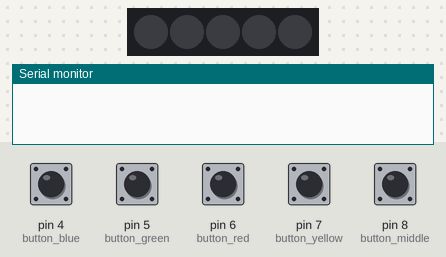
A sketch run on a simulated Arduino Uno, built with avr-gcc and run on an emulated ATmega328P. On the bench: 5 RGB LEDs in strip order, left to right, the last lines printed to the serial monitor. The test bench sets the inputs (shaded band); at power-on: pin 4 (button_blue), pin 5 (button_green), pin 6 (button_red), pin 7 (button_yellow), pin 8 (button_middle) HIGH. Dim RGB values are drawn brighter than linear.

Above: at 1.2 s.
1.3 s: pin 4 (button_blue) pulled LOW for 1 s
At 1.7 s:
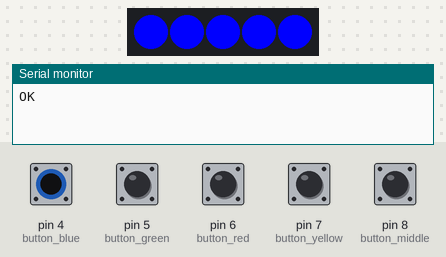
3.8 s: pin 5 (button_green) pulled LOW for 0.15 s
At 4.2 s:
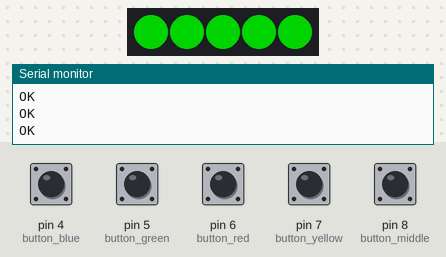
5.8 s: pin 6 (button_red) pulled LOW for 0.15 s
At 6.2 s:
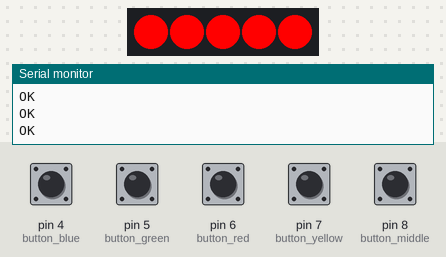
7.8 s: pin 7 (button_yellow) pulled LOW for 0.15 s
At 8.2 s:
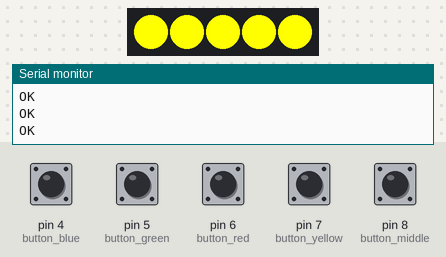
9.8 s: pin 8 (button_middle) pulled LOW for 0.15 s
At 10.2 s:
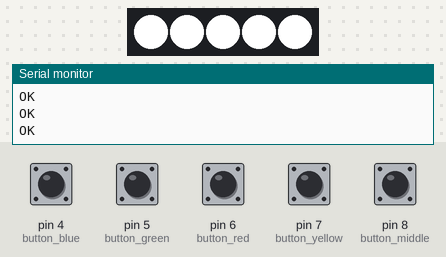
Timing chart, 0 to 12.8 s (numbered marks = the images above; inputs shaded):
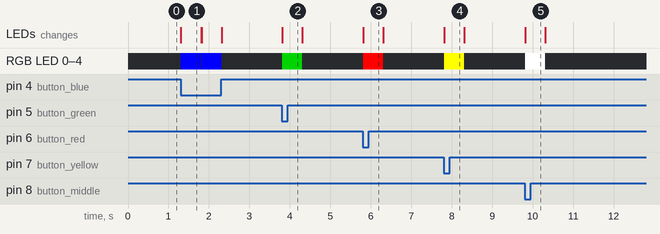

The sketch:

remote_test_post_solder.ino
```cpp
/*******************************************************************
Remote : test solder
// Changelog

********************************************************************/

#include <FastLED.h>
#define NUM_LEDS 5
#define DATA_PIN 2

// Define the array of leds
CRGB leds[NUM_LEDS];

bool play_time = false;

int button_blue = 4;
int button_green = 5;
int button_yellow = 7;
int button_red = 6;
int button_middle = 8;

unsigned long currentMillis = 0;    // stores the value of millis() in each iteration of loop()
unsigned long previousMillis = 0;
int led = 0;

void setup(void)
{
  Serial.begin(115200);

  init_led_button();
}

void loop(void){
  currentMillis = millis();
  //Serial.println(currentMillis);

  test();

  delay(10);
}

void test(void)
{
      //light_led();
      //delay(1000);
      stop_led();
      //int16_t b = 9;
      //send_value(b);
      if (!digitalRead(button_blue)) {for(int i=0;i<5;i++) leds[i] = CRGB::Blue; FastLED.show(); Serial.println("OK");delay(500);stop_led();}
      else if (!digitalRead(button_green)) {for(int i=0;i<5;i++) leds[i] = CRGB::Green; FastLED.show(); Serial.println("OK");delay(500);stop_led();}
      else if (!digitalRead(button_yellow))  {for(int i=0;i<5;i++) leds[i] = CRGB::Yellow; FastLED.show(); Serial.println("OK");delay(500);stop_led();}
      else if (!digitalRead(button_red))  {for(int i=0;i<5;i++) leds[i] = CRGB::Red; FastLED.show();Serial.println("OK"); delay(500);stop_led();}
      else if (!digitalRead(button_middle))  {for(int i=0;i<5;i++) leds[i] = CRGB::White; FastLED.show(); Serial.println("OK");delay(500);stop_led();}

}


void init_led_button(void)
{
  FastLED.addLeds<NEOPIXEL, DATA_PIN>(leds, NUM_LEDS);  // GRB ordering is assumed
  stop_led();
  pinMode(button_blue, INPUT_PULLUP);
  pinMode(button_green, INPUT_PULLUP);
  pinMode(button_yellow, INPUT_PULLUP);
  pinMode(button_red, INPUT_PULLUP);
  pinMode(button_middle, INPUT_PULLUP);
}

void stop_led(void)
{
  for(int i=0;i<5;i++){
    leds[i] = CRGB::Black;
  }
  FastLED.show();
}

void light_led(void)
{
  leds[4] = CRGB::Blue;
  leds[0] = CRGB::Green;
  leds[3] = CRGB::Yellow;
  leds[1] = CRGB::Red;
  leds[2] = CRGB::White;
  FastLED.show();
  delay(10);
}
```

Measured:
- after the input at 1.3 s, RGB LED 0–4: alternates RGB(0, 0, 255) for 0.50 s and off for 0.01 s, 4 changes in all, then stays off, starting at once; the LEDs: change at once (image 1)
- after the input at 3.8 s, RGB LED 0–4: off → RGB(0, 128, 0) at once, → off 0.50 s later; the LEDs: change at once (image 2)
- after the input at 5.8 s, RGB LED 0–4: off → RGB(255, 0, 0) at once, → off 0.50 s later; the LEDs: change at once (image 3)
- after the input at 7.8 s, RGB LED 0–4: off → RGB(255, 255, 0) at once, → off 0.50 s later; the LEDs: change at once (image 4)
- after the input at 9.8 s, RGB LED 0–4: off → RGB(255, 255, 255) at once, → off 0.50 s later; the LEDs: change at once (image 5)
- what the display in image 1 shows lasts 0.5 s, from 1.3 s to 1.8 s
